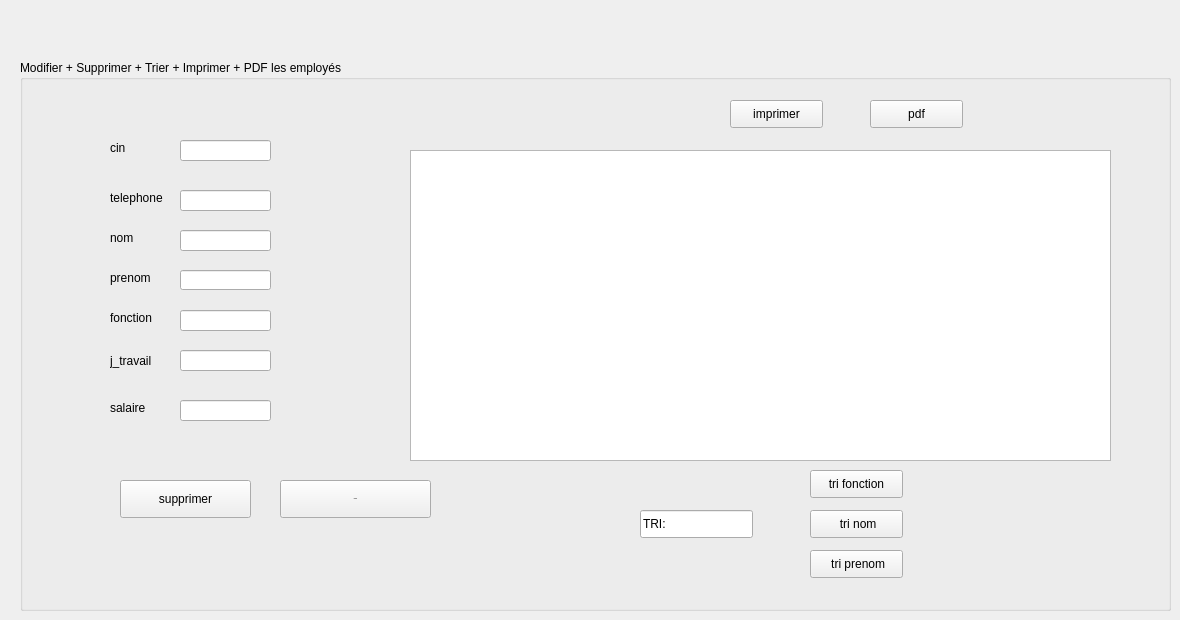
      <widget class="QWidget" name="page_18">
       <widget class="QGroupBox" name="groupBox_24">
        <property name="geometry">
         <rect>
          <x>20</x>
          <y>60</y>
          <width>1151</width>
          <height>551</height>
         </rect>
        </property>
        <property name="title">
         <string>Modifier + Supprimer + Trier + Imprimer + PDF les employés</string>
        </property>
        <widget class="QPushButton" name="pb_supprimer_2">
         <property name="geometry">
          <rect>
           <x>100</x>
           <y>420</y>
           <width>131</width>
           <height>38</height>
          </rect>
         </property>
         <property name="styleSheet">
          <string notr="true"/>
         </property>
         <property name="text">
          <string>supprimer</string>
         </property>
        </widget>
        <widget class="QLineEdit" name="modifnom">
         <property name="geometry">
          <rect>
           <x>160</x>
           <y>170</y>
           <width>91</width>
           <height>21</height>
          </rect>
         </property>
         <property name="styleSheet">
          <string notr="true"/>
         </property>
        </widget>
        <widget class="QLineEdit" name="modifpr">
         <property name="geometry">
          <rect>
           <x>160</x>
           <y>210</y>
           <width>91</width>
           <height>20</height>
          </rect>
         </property>
         <property name="styleSheet">
          <string notr="true"/>
         </property>
        </widget>
        <widget class="QLineEdit" name="modiff">
         <property name="geometry">
          <rect>
           <x>160</x>
           <y>250</y>
           <width>91</width>
           <height>21</height>
          </rect>
         </property>
         <property name="styleSheet">
          <string notr="true"/>
         </property>
        </widget>
        <widget class="QPushButton" name="tri">
         <property name="geometry">
          <rect>
           <x>790</x>
           <y>450</y>
           <width>93</width>
           <height>28</height>
          </rect>
         </property>
         <property name="styleSheet">
          <string notr="true"/>
         </property>
         <property name="text">
          <string> tri nom</string>
         </property>
        </widget>
        <widget class="QPushButton" name="pb_imprimer">
         <property name="geometry">
          <rect>
           <x>710</x>
           <y>40</y>
           <width>93</width>
           <height>28</height>
          </rect>
         </property>
         <property name="styleSheet">
          <string notr="true"/>
         </property>
         <property name="text">
          <string>imprimer</string>
         </property>
        </widget>
        <widget class="QPushButton" name="tri_fonction">
         <property name="geometry">
          <rect>
           <x>790</x>
           <y>410</y>
           <width>93</width>
           <height>28</height>
          </rect>
         </property>
         <property name="styleSheet">
          <string notr="true"/>
         </property>
         <property name="text">
          <string>tri fonction</string>
         </property>
        </widget>
        <widget class="QLabel" name="label_58">
         <property name="geometry">
          <rect>
           <x>90</x>
           <y>80</y>
           <width>56</width>
           <height>16</height>
          </rect>
         </property>
         <property name="text">
          <string>cin</string>
         </property>
        </widget>
        <widget class="QLabel" name="label_59">
         <property name="geometry">
          <rect>
           <x>90</x>
           <y>340</y>
           <width>41</width>
           <height>16</height>
          </rect>
         </property>
         <property name="text">
          <string>salaire</string>
         </property>
        </widget>
        <widget class="QLineEdit" name="modiftel">
         <property name="geometry">
          <rect>
           <x>160</x>
           <y>130</y>
           <width>91</width>
           <height>21</height>
          </rect>
         </property>
         <property name="styleSheet">
          <string notr="true"/>
         </property>
        </widget>
        <widget class="QLineEdit" name="lineEdit">
         <property name="geometry">
          <rect>
           <x>620</x>
           <y>450</y>
           <width>113</width>
           <height>28</height>
          </rect>
         </property>
         <property name="styleSheet">
          <string notr="true"/>
         </property>
         <property name="text">
          <string>TRI:</string>
         </property>
        </widget>
        <widget class="QPushButton" name="modifier_2">
         <property name="geometry">
          <rect>
           <x>260</x>
           <y>420</y>
           <width>151</width>
           <height>38</height>
          </rect>
         </property>
         <property name="font">
          <font>
           <family>MS Shell Dlg 2</family>
           <pointsize>-1</pointsize>
           <weight>50</weight>
           <italic>false</italic>
           <bold>false</bold>
          </font>
         </property>
         <property name="styleSheet">
          <string notr="true"/>
         </property>
         <property name="text">
          <string>Modifier</string>
         </property>
         <property name="icon">
          <iconset>
           <normaloff>../../../Ahmed Ben Abid/Downloads/plus-square.svg</normaloff>../../../Ahmed Ben Abid/Downloads/plus-square.svg</iconset>
         </property>
        </widget>
        <widget class="QPushButton" name="tri_prenom">
         <property name="geometry">
          <rect>
           <x>790</x>
           <y>490</y>
           <width>93</width>
           <height>28</height>
          </rect>
         </property>
         <property name="styleSheet">
          <string notr="true"/>
         </property>
         <property name="text">
          <string> tri prenom</string>
         </property>
        </widget>
        <widget class="QLineEdit" name="modifs">
         <property name="geometry">
          <rect>
           <x>160</x>
           <y>340</y>
           <width>91</width>
           <height>21</height>
          </rect>
         </property>
         <property name="styleSheet">
          <string notr="true"/>
         </property>
        </widget>
        <widget class="QPushButton" name="pdf">
         <property name="geometry">
          <rect>
           <x>850</x>
           <y>40</y>
           <width>93</width>
           <height>28</height>
          </rect>
         </property>
         <property name="styleSheet">
          <string notr="true"/>
         </property>
         <property name="text">
          <string>pdf</string>
         </property>
        </widget>
        <widget class="QLineEdit" name="modifcin">
         <property name="geometry">
          <rect>
           <x>160</x>
           <y>80</y>
           <width>91</width>
           <height>21</height>
          </rect>
         </property>
         <property name="styleSheet">
          <string notr="true"/>
         </property>
        </widget>
        <widget class="QLabel" name="label_60">
         <property name="geometry">
          <rect>
           <x>90</x>
           <y>210</y>
           <width>56</width>
           <height>16</height>
          </rect>
         </property>
         <property name="text">
          <string>prenom</string>
         </property>
        </widget>
        <widget class="QLineEdit" name="modifj">
         <property name="geometry">
          <rect>
           <x>160</x>
           <y>290</y>
           <width>91</width>
           <height>21</height>
          </rect>
         </property>
         <property name="styleSheet">
          <string notr="true"/>
         </property>
        </widget>
        <widget class="QLabel" name="label_61">
         <property name="geometry">
          <rect>
           <x>90</x>
           <y>170</y>
           <width>56</width>
           <height>16</height>
          </rect>
         </property>
         <property name="text">
          <string>nom</string>
         </property>
        </widget>
        <widget class="QTableView" name="table_E">
         <property name="geometry">
          <rect>
           <x>390</x>
           <y>90</y>
           <width>701</width>
           <height>311</height>
          </rect>
         </property>
         <property name="styleSheet">
          <string notr="true"/>
         </property>
        </widget>
        <widget class="QLabel" name="label_62">
         <property name="geometry">
          <rect>
           <x>90</x>
           <y>250</y>
           <width>56</width>
           <height>16</height>
          </rect>
         </property>
         <property name="text">
          <string>fonction</string>
         </property>
        </widget>
        <widget class="QLabel" name="label_63">
         <property name="geometry">
          <rect>
           <x>90</x>
           <y>130</y>
           <width>56</width>
           <height>16</height>
          </rect>
         </property>
         <property name="text">
          <string>telephone</string>
         </property>
        </widget>
        <widget class="QLabel" name="label_64">
         <property name="geometry">
          <rect>
           <x>90</x>
           <y>290</y>
           <width>61</width>
           <height>21</height>
          </rect>
         </property>
         <property name="text">
          <string>j_travail</string>
         </property>
        </widget>
       </widget>
      </widget>
